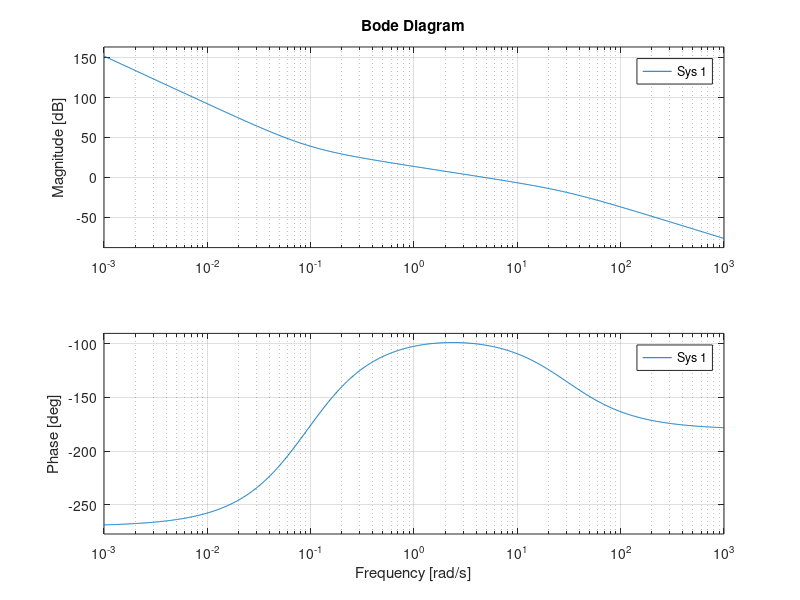
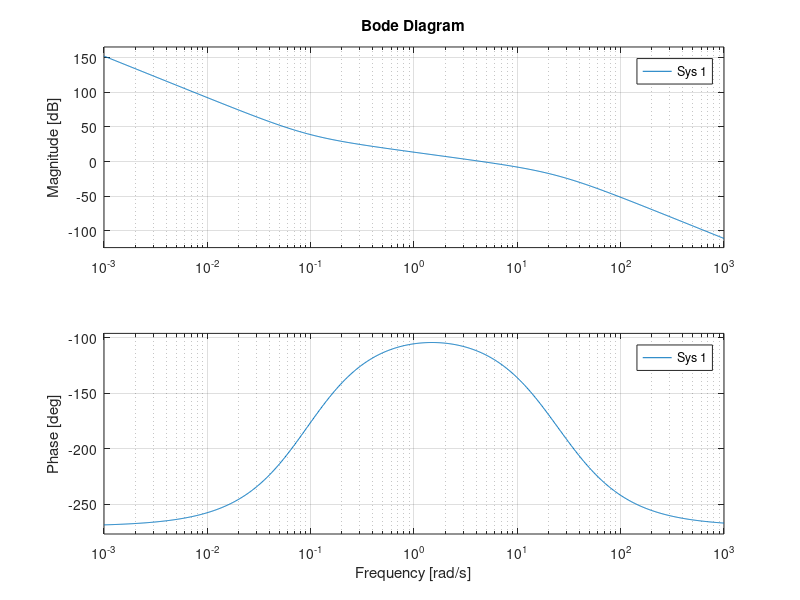

These charts were generated, in order, by the following MATLAB code:
clear all
close all
clc

%% Times

Ts_slk = 0.01;
Tend_slk = 400;

%% System TF

s = tf('s');

Ixx = 0.055;

G = 1/Ixx/s^2;

%% Study stuff
% 
% figure(1)
% bode(G)
% grid on

%% Controller

Kc = 0.04/Ixx; 

tau_i = 10.74;
tau_d = 10.79;

% tau_i = 10.74;
% tau_d = 5;


PID = Kc * (tau_i*s+1) * (tau_d*s+1) / (tau_i*s) / (s+30);

PID_D = c2d(PID, Ts_slk);

figure(2)
bode(G*PID)
grid on

Mastro_Filter = 1 / (s/20+1);

Mastro_Filter_D = c2d(Mastro_Filter, Ts_slk);

figure(3)
bode(G*PID*Mastro_Filter)
grid on

